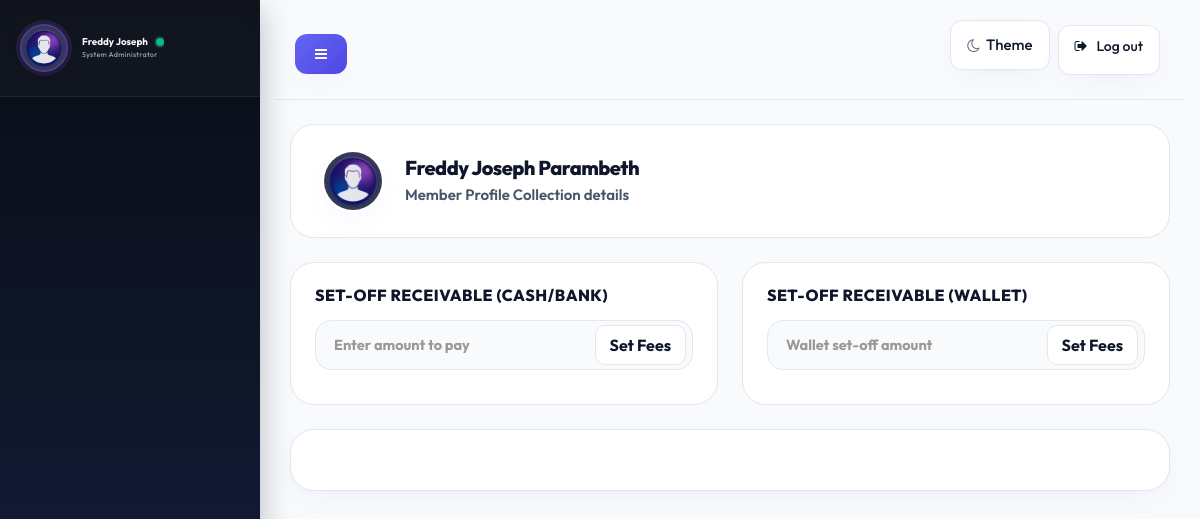
Page /directory/fees_receiveble.php (signed in) on the committed database.
### tables this page shows
CREATE TABLE `tbl_members` (
  `id` int(4) NOT NULL,
  `first_name` varchar(50) NOT NULL,
  `middle_name` varchar(50) NOT NULL,
  `last_name` varchar(50) NOT NULL,
  `gender` varchar(20) NOT NULL,
  `father_name` varchar(50) NOT NULL,
  `mother_name` varchar(50) NOT NULL,
  `dob` date NOT NULL,
  `blood_group` int(10) NOT NULL,
  `phone` varchar(20) NOT NULL,
  `whtsapp` varchar(20) NOT NULL,
  `email` varchar(50) NOT NULL,
  `p_street` varchar(100) NOT NULL,
  `p_city` varchar(100) NOT NULL,
  `p_pincode` int(20) NOT NULL,
  `p_country` varchar(50) NOT NULL,
  `img` varchar(50) NOT NULL,
  `inactive` tinyint(4) NOT NULL,
  `member_type` tinyint(1) NOT NULL DEFAULT 0
);

### app_common/db_connect.php (called while the page is built, shortened)
<?php
function app_exec_getresult(string $sql, array $parameters, string $types): ?mysqli_result {
    try {
        $db = new Database();
        $conn = $db->getConnection();
        $stmt = $conn->prepare($sql);
        $stmt->bind_param($types, ...$parameters);
        $stmt->execute();
        $result = $stmt->get_result();
        return $result ?: null;
    } catch (Exception $e) {
        http_response_code(500);
        return null;
    }
}
?>

### directory/fees_receiveble.php (the view, shortened to what this page needs)
<?php
include '../app_common/db_connect.php';
include_once '../app_common/auth_helper.php';
$member_id = 0;
if (!empty($_SESSION['member_id'])) {
    $member_id = (int)$_SESSION['member_id'];
} elseif (!empty($_SESSION['user_id'])) {
    $member_id = (int)$_SESSION['user_id'];
}
$member_img = '';
$first_name = '';
$middle_name = '';
$last_name = '';
if ($member_id > 0) {
    $res = app_exec_getresult("SELECT first_name, middle_name, last_name, img, member_type FROM tbl_members WHERE id = ?", [$member_id], "i");
    if ($res && $row = $res->fetch_assoc()) {
        $member_img = $row['img'];
        $first_name = $row['first_name'];
        $middle_name = $row['middle_name'];
        $last_name = $row['last_name'];
    }
}
?>
<!DOCTYPE html>
<html>
<head>
    <link href="../css/bootstrap.min.css" rel="stylesheet">
    <link href="../font-awesome/css/font-awesome.css" rel="stylesheet">
    <link href="../css/animate.css" rel="stylesheet">
    <link href="../css/style.css" rel="stylesheet">
    <link href="../css/custom_modern.css" rel="stylesheet">
    <link href="../css/plugins/sweetalert/sweetalert.css" rel="stylesheet">
</head>
<body>
    <div id="wrapper">
        <nav class="navbar-default navbar-static-side" role="navigation">
            <div class="dropdown profile-element">
                <center>
                    <span><img alt="image" class="img-circle" src="../img/customer.png" style="padding-top: 20px;"/></span>
                    <span class="clear"> <span class="block m-t-xs"> <strong class="font-bold"><?php echo $_SESSION['name']; ?></strong>
                </center>
            </div>
        </nav>
        <div id="page-wrapper" class="gray-bg">
            <div class="row border-bottom">
                <nav class="navbar navbar-static-top" role="navigation" style="margin-bottom: 0">
                    <div class="navbar-header">
                        <a class="navbar-minimalize minimalize-styl-2 btn btn-primary " href="#"><i class="fa fa-bars"></i> </a>
                    </div>
                    <ul class="nav navbar-top-links navbar-right">
                            <li>
                                <a href="../app_login_manager/logout.php" style="color: #147ad1";>
                                    <i class="fa fa-sign-out"></i> Log out
                                </a>
                            </li>
                    </ul>
                </nav>
            </div>
            <div class="profile-summary-header" style="margin-top: 24px;">
                <div class="profile-info-block">
                    <?php
                    $img_src = '../img/customer.png';
                    if ($member_img && $member_img != '0' && $member_img != 0 && trim($member_img) !== '') {
                        $img_src = '../image_upload/members/uploads/' . $member_img;
                    }
                    ?>
                    <img src="<?php echo $img_src; ?>" onerror="this.src='../img/customer.png';">
                    <div class="profile-text-block">
                        <h3>
                            <?php echo $first_name . " " . ($middle_name ? $middle_name . " " : "") . $last_name; ?>
                        </h3>
                        <span>Member Profile Collection details</span>
                    </div>
                </div>
            </div>
            <div class="tool-panel-container">
                <div class="tool-card-box">
                    <h4>Set-Off Receivable (Cash/Bank)</h4>
                    <div class="action-input-group">
                        <input type="number" placeholder="Enter amount to pay" id="txt_AmountPaid" name="submit" class="form-control">
                        <div class="action-btn-group" style="display: flex; flex-shrink: 0;">
                            <button class="btn-set-fees-custom" onclick="setFees()" type="button">Set Fees</button>
                        </div>
                    </div>
                </div>
                <div class="tool-card-box">
                    <h4>Set-Off Receivable (Wallet)</h4>
                    <div class="action-input-group">
                        <input type="number" placeholder="Wallet set-off amount" id="txt_wallet_amount_input" name="wallet" class="form-control">
                        <div class="action-btn-group" style="display: flex; flex-shrink: 0;">
                            <button class="btn-set-fees-custom" onclick="setFeesFromWallet()" id="setFeesFromWallet_button" type="button">Set Fees</button>
                        </div>
                    </div>
                </div>
            </div>
            <div class="settings-card-wrapper" style="margin-bottom: 30px;">
            </div>
        </div>
    </div>
</body>
</html>

### directory/fees_receiveble.php (style rules this page uses)
.profile-summary-header { background: var(--card-bg, #ffffff); border-radius: var(--border-radius-lg, 24px); border: 1px solid var(--border-color, #e2e8f0); box-shadow: var(--shadow-sm, 0 1px 3px rgba(0,0,0,0.05)); padding: 24px 30px; margin-bottom: 24px; display: flex; align-items: center; justify-content: space-between; flex-wrap: wrap; gap: 20px; }
.profile-info-block { display: flex; align-items: center; gap: 20px; }
.profile-info-block img { width: 64px; height: 64px; border-radius: 50%; object-fit: cover; border: 3px solid #ffffff; box-shadow: var(--shadow-md, 0 4px 10px rgba(0,0,0,0.1)); }
.profile-text-block h3 { font-weight: 800; font-size: 20px; letter-spacing: -0.5px; margin: 0 0 4px 0 !important; color: var(--text-primary, #0f172a); }
.profile-text-block span { font-size: 13.5px; font-weight: 600; color: var(--text-muted, #64748b); }
.tool-panel-container { display: grid; grid-template-columns: repeat(auto-fit, minmax(320px, 1fr)); gap: 24px; margin-bottom: 24px; }
.tool-card-box { background: var(--card-bg, #ffffff); border-radius: var(--border-radius-lg, 24px); border: 1px solid var(--border-color, #e2e8f0); box-shadow: var(--shadow-sm, 0 1px 3px rgba(0,0,0,0.05)); padding: 24px; display: flex; flex-direction: column; gap: 15px; }
.tool-card-box h4 { font-weight: 800; font-size: 15px; margin: 0 !important; color: var(--text-primary, #0f172a); text-transform: uppercase; letter-spacing: 0.5px; }
.action-input-group { display: flex; align-items: center; background: var(--bg-main, #f8fafc) !important; border: 1.5px solid var(--border-color, #e2e8f0) !important; border-radius: 16px !important; padding: 4px 6px !important; transition: all 0.25s ease; }
.action-input-group input.form-control { background: transparent !important; border: none !important; padding: 8px 12px !important; height: auto !important; color: var(--text-primary, #0f172a) !important; font-size: 14.5px !important; font-weight: 700 !important; flex: 1 !important; min-width: 0 !important; }
.btn-set-fees-custom { background: var(--card-bg, #ffffff) !important; color: var(--text-primary, #0f172a) !important; border: 1px solid var(--border-color, #e2e8f0) !important; border-radius: 10px !important; padding: 8px 14px !important; font-weight: 700 !important; transition: all 0.2s ease; white-space: nowrap !important; flex-shrink: 0 !important; }
.settings-card-wrapper { background-color: var(--card-bg, #ffffff); border-radius: var(--border-radius-lg, 24px); border: 1px solid var(--border-color, #e2e8f0); box-shadow: var(--shadow-md, 0 10px 30px -10px rgba(99, 102, 241, 0.08)); padding: 30px; transition: all 0.3s ease; }
.form-control { border-radius: 12px !important; border: 1px solid var(--border-color, #e2e8f0) !important; padding: 10px 14px !important; background-color: var(--card-bg, #ffffff) !important; color: var(--text-primary, #0f172a) !important; transition: all 0.2s ease; }

### rows in the picture
tbl_members: first_name "Freddy", middle_name "Joseph", last_name "Parambeth"

### other values in the picture
$_SESSION['name'] "Freddy Joseph"
